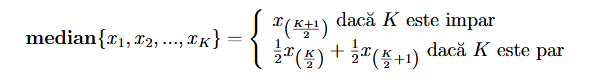
#> input picture UNSTPB/Year IV/Semester 1/Image Processing/Project/Part3/img/04.png, 598 x 83 px, given in place of lena.png, which was not available
$ jupyter execute Proj3_2.ipynb   (text cells are left out)
#> lines starting #> are read from the running program, lines starting #| are printed output that depends on the picture; after the words box and inside, x2 and y2 are one past the last pixel; in counts of white or black regions, pixels touching at a corner belong together; long printed decimals are rounded; pictures that were not available may be replaced by others from this repository, and a replacement may not be noted
[cell 1]
from skimage import io, color, util
import numpy as np
import matplotlib.pyplot as plt

def median(img, rank, mask_size):
    img_f = img.copy()
    border = mask_size // 2
    for i in range(border, h - border):
        for j in range(border, w - border):
            V = img_n[i - border:i + border + 1, j - border:j + border + 1]
            V = np.sort(V, axis = None)
            img_f[i, j]=V[rank]
    return img_f

plt.close('all')

img = io.imread('lena.png')
#> img is the input picture: shape (83, 598, 3); mean R, G, B 243.8, 243.8, 243.8
img = color.rgb2gray(img)
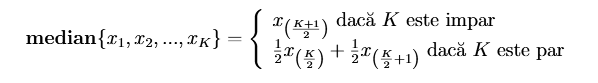
#> img: shape (83, 598) float64; min 0, max 1, mean 0.956
img = np.uint8(img * 256)
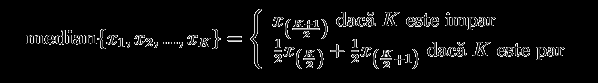
#> img: shape (83, 598); min 0, max 255, mean 12

plt.figure(), plt.imshow(img, cmap = 'gray', vmin = 0, vmax = 256), plt.colorbar() #original image in B&W

img_n = util.random_noise(img, 's&p', amount = 0.05)
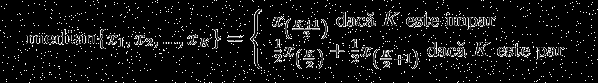
#> img_n: shape (83, 598) float64; min 0, max 1, mean 0.0698
img_n = np.round(img_n * 256)

plt.figure(), plt.imshow(img_n, cmap = 'gray'), plt.colorbar()

h, w = img.shape
#> h = 83; w = 598
img_f = img.copy()

plt.figure(), plt.imshow(img_f, cmap = 'gray'), plt.colorbar()

mask_size = int(input("Enter the mask size of the filter: "))
#> the answer given: 100
rank = (mask_size ** 2) // 2
img_f = median(img, rank, mask_size)
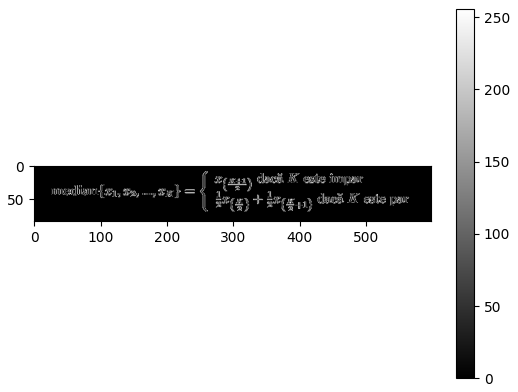
#> figure drawn by matplotlib, 2 panels

[cell 2]
from skimage import io, color, util
import numpy as np
import matplotlib.pyplot as plt

def MAE(img, img_f, w, h, border):
    return np.sum(np.abs(img_f[border:h - border, border:w - border] - img[border:h - border, border:w - border])) / (w * h)

def median(img, rank, mask_size):
    img_f = img.copy()
    border = mask_size // 2
    for i in range(border, h - border):
        for j in range(border, w - border):
            V = img_n[i - border:i + (border + 1), j - border:j + (border + 1)]
            V = np.sort(V, axis = None)
            img_f[i, j]=V[rank]
    return img_f

plt.close('all')

img = io.imread('lena.png')
img = color.rgb2gray(img)
img = np.uint8(img * 256)

plt.figure(), plt.imshow(img, cmap = 'gray', vmin = 0, vmax = 256), plt.colorbar() #original image in B&W

img_n = util.random_noise(img, 's&p', amount = 0.05)
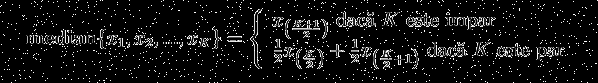
#> img_n: shape (83, 598) float64; min 0, max 1, mean 0.0692
img_n = np.round(img_n * 256)

plt.figure(), plt.imshow(img_n, cmap = 'gray'), plt.colorbar()

h, w = img.shape

img_f1 = median(img, 4, 3)
#> after the loop in median, `for i in range(border, h - border):`:
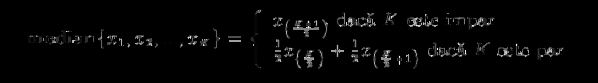
#> img_f: shape (83, 598); 9.12% of pixels changed, all inside (x1, y1, x2, y2) = (26, 9, 565, 69)
img_f2 = median(img, 12, 5)
#> call 2 of median, with rank = 12, mask_size = 5
#> after the loop in median (call 2), `for i in range(border, h - border):`:
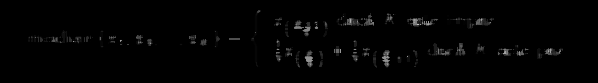
#> img_f: shape (83, 598); 9.88% of pixels changed, all inside (x1, y1, x2, y2) = (26, 9, 565, 69)
img_min = median(img, 0, 3)

plt.figure(), plt.imshow(img_f1, cmap = 'gray'), plt.colorbar()
plt.figure(), plt.imshow(img_f2, cmap = 'gray'), plt.colorbar()
plt.figure(), plt.imshow(img_min, cmap = 'gray'), plt.colorbar()

mae_noise = MAE(img, img_n, w, h, 1)
#> mae_noise = 6.18
mae_f1 = MAE(img, img_f1, w, h, 1)
#> mae_f1 = 8.72
mae_f2 = MAE(img, img_f2, w, h, 1)
#> mae_f2 = 8.99
mae_min = MAE(img, img_min, w, h, 1)
#> mae_min = 9.44

print("MAE for noisy image: ", mae_noise)
#| MAE for noisy image:  6.184
print("MAE for filtered image in the 3x3 neighbourhood: ", mae_f1)
#| MAE for filtered image in the 3x3 neighbourhood:  8.716
print("MAE for filtered image in the 5x5 neighbourhood: ", mae_f2)
#| MAE for filtered image in the 5x5 neighbourhood:  8.992
print("MAE for filtered image with minimum filter: ", mae_min)
#| MAE for filtered image with minimum filter:  9.440
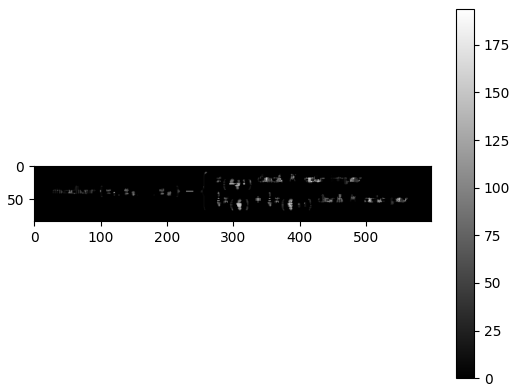
#> figure drawn by matplotlib, 2 panels
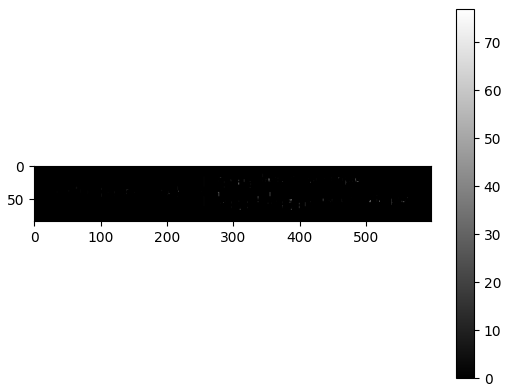
#> figure drawn by matplotlib, 2 panels

$ run again, on UNSTPB/Year IV/Semester 1/Image Processing/Project/Part3/img/05.png
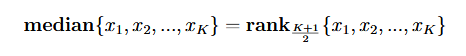
#> input picture UNSTPB/Year IV/Semester 1/Image Processing/Project/Part3/img/05.png, 466 x 56 px, given in place of lena.png, which was not available
#> img is the input picture: shape (56, 466, 3); mean R, G, B 244.2, 244.2, 244.2
#> after the loop in median (call 2), `for i in range(border, h - border):`:
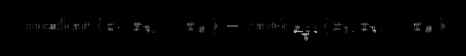
#> img_f: shape (56, 466); min 0, max 177, mean 2
#> mae_noise = 6.42
#> mae_f1 = 7.95
#> mae_f2 = 8.1
#> mae_min = 8.92
#| MAE for noisy image:  6.422
#| MAE for filtered image in the 3x3 neighbourhood:  7.946
#| MAE for filtered image in the 5x5 neighbourhood:  8.097
#| MAE for filtered image with minimum filter:  8.921
#> `[cell 2] from skimage import io, color, util import numpy as np import..`:
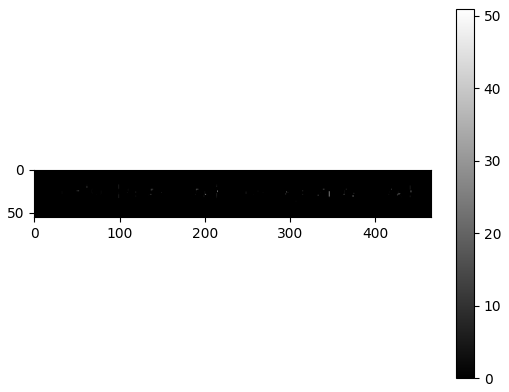
#> figure drawn by matplotlib, 2 panels
